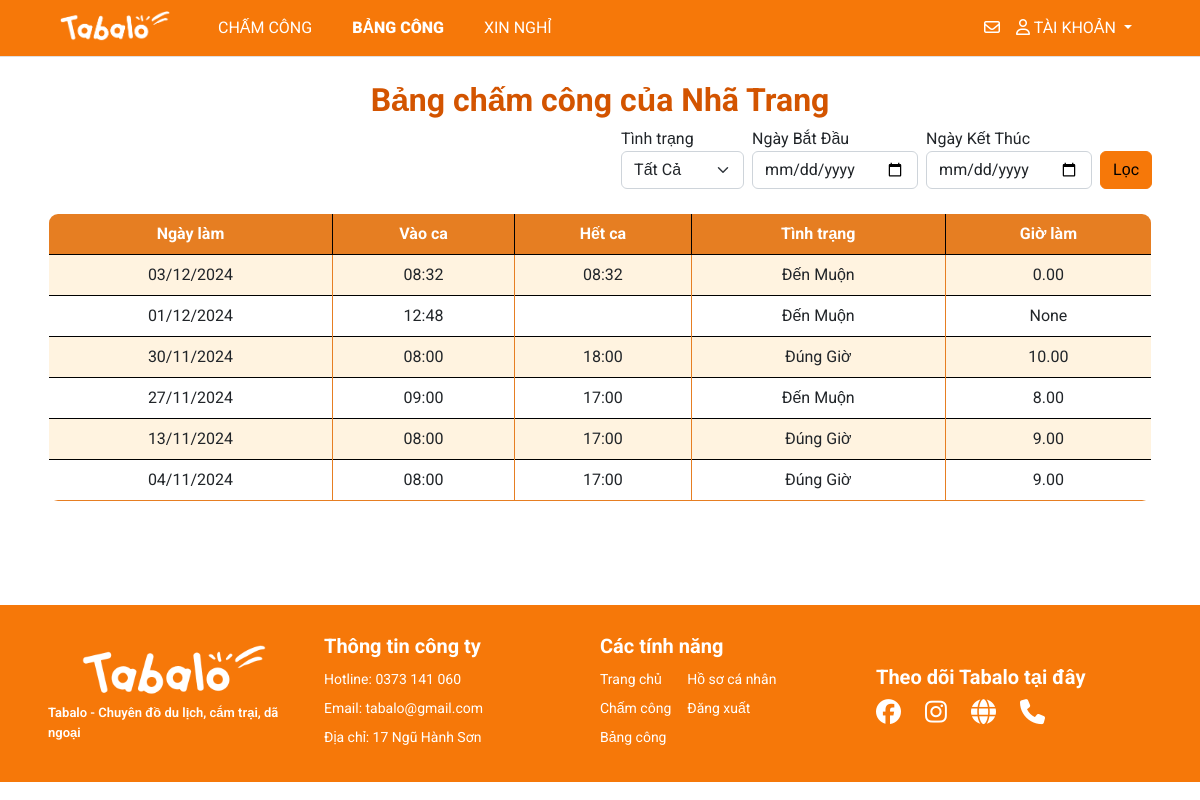
Page /sheet/33trangnha/ (signed in) on the earlier database version.
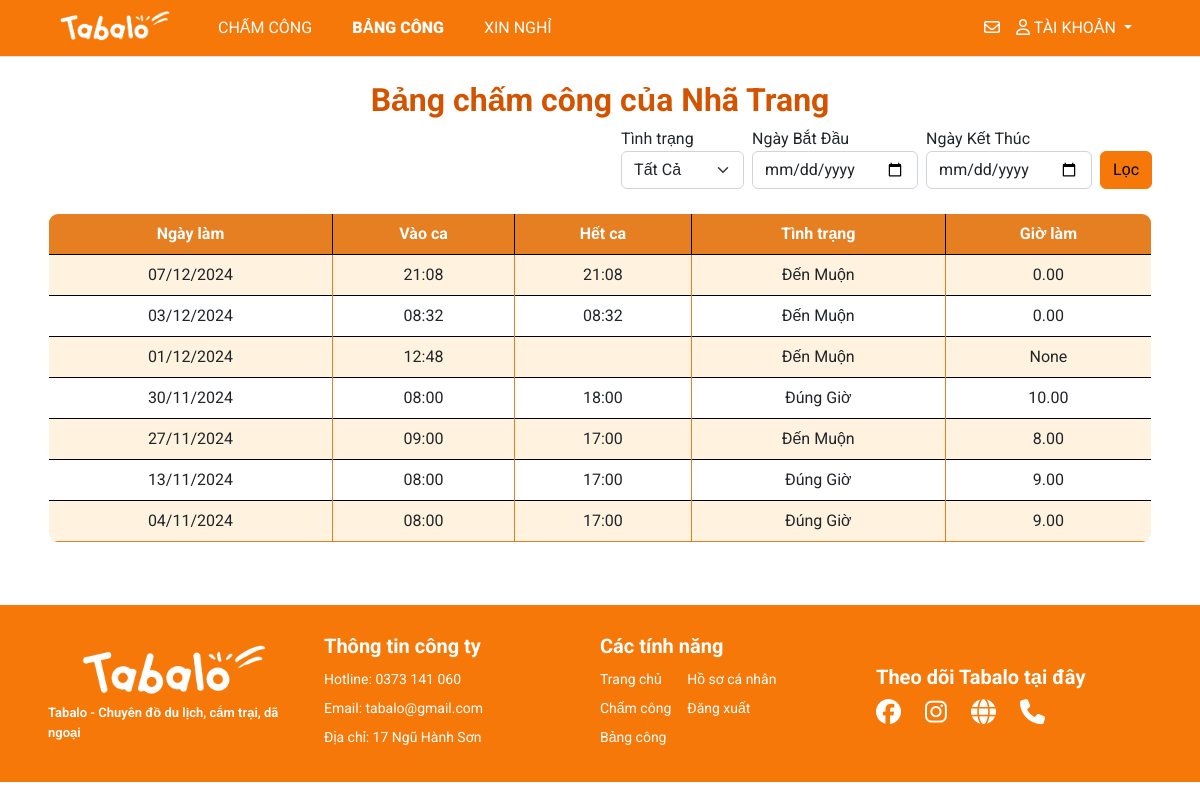
Same page on the later database version.
### myapp/models.py (models this page shows, shortened)
class Sheet(models.Model):
    user=models.ForeignKey(User,on_delete=models.CASCADE)
    date=models.DateField()
    checkin=models.TimeField()
    checkout=models.TimeField(blank=True, null=True)
    work_hour=models.DecimalField(max_digits=5, decimal_places=2, blank=True, null=True)
    status=models.CharField(max_length=20, choices=[('Đúng Giờ', 'Đúng Giờ'), ('Đến Muộn', 'Đến Muộn')], default='Đúng Giờ')
    ot = models.IntegerField(null=True, blank=True, default=1)
    late_time = models.IntegerField(null=True, blank=True, default=0)  # Add late_time field

### myapp/views.py (the view)
# urls.py: path('sheet/', views.main_sheet, name='main-sheet'),
def sheet(request, username):
    try:
        user = User.objects.get(username=username)
    except User.DoesNotExist:
        user = None
    if user and request.user.is_authenticated:
        if request.user.username == username:
            title = f'Bảng chấm công {username}'
            sheets = Sheet.objects.filter(user=user).order_by('-date')
            sheets.total_hour = sheets.aggregate(total_hour=Sum('work_hour'))['total_hour']
            sheets.count_late = sheets.filter(status='Muộn').count()
            status = request.GET.get('status', '')
            start_date = request.GET.get('start-date', '')
            end_date = request.GET.get('end-date', '')
            if status:
                sheets = sheets.filter(status=status)
            if start_date and end_date:
                sheets = sheets.filter(date__range=[start_date, end_date])
            elif start_date:
                sheets = sheets.filter(date__range=[start_date, datetime.now().date()])
            elif end_date:
                sheets = sheets.filter(date__range=[datetime.now().date(), end_date])
            context = {'title': title,
                        'start_date': start_date,
                        'end_date': end_date,
                        'status': status,
                       'sheets': sheets}
            return render(request, 'pages/sheet.html', context)
        else:
            messages.warning(request, 'Hãy vào tài khoản của mình để xem')
            return redirect('sheet', username=request.user.username)
    else:
        messages.error(request, 'Vui lòng đăng nhập')
        return redirect('home')

### management/context_processors.py (called while the page is built)
def pending_dayoff(request):
  count_pending = DayOffRequest.objects.filter(status='pending').count()
  return {'count_pending': count_pending}

### templates/pages/sheet.html (shortened to what this page needs)
{% extends '../layouts/base.html' %}
{% block main %}
<br>
<h1 style="text-align: center; font-size: 2rem; font-weight: bold; color: #D35400;">Bảng chấm công của {{ request.user.first_name }} {{ request.user.last_name }}</h1>
{% include 'partials/filter_sheet.html' %}
<br>
<table class="table table-hover table-bordered custom-border" style="border-radius: 10px; overflow: hidden;">
  <thead class="bg-tab text-white" style="background-color: #E67E22;">
    <tr>
      <th scope="col" class="text-center" style="vertical-align: middle;">Ngày làm</th>
      <th scope="col" class="text-center" style="vertical-align: middle;">Vào ca</th>
      <th scope="col" class="text-center" style="vertical-align: middle;">Hết ca</th>
      <th scope="col" class="text-center" style="vertical-align: middle;">Tình trạng</th>
      <th scope="col" class="text-center" style="vertical-align: middle;">Giờ làm</th>
    </tr>
  </thead>
  <tbody>
    {% for sheet in sheets %}
    <tr style="transition: background-color 0.3s;">
      <td class="text-center align-middle border-cell">{{ sheet.date|date:"d/m/Y" }}</td>
      <td class="text-center align-middle border-cell">{{ sheet.checkin|date:"H:i" }}</td>
      <td class="text-center align-middle border-cell">{{ sheet.checkout|date:"H:i" }}</td>
      <td class="text-center align-middle border-cell">{{ sheet.status }}</td>
      <td class="text-center align-middle border-cell">{{ sheet.work_hour }}</td>
    </tr>
    {% endfor %}
  </tbody>
</table>
<br>
{% endblock %}

Differences in the rows shown:
added Sheet: date "07/12/2024", checkin "21:08", checkout "21:08", status "Đến Muộn", work_hour "0.00"
